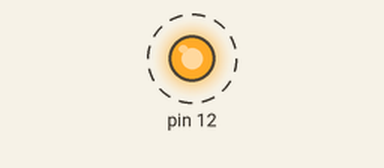
Simulated run of this program. Board: Raspberry Pi (header pin numbers). Shown: output pins drawn as LEDs (lit = HIGH). Dashed ring = blinking. At 5.0 s the program stops and its outputs stay as they are.

Above: at 0.2 s.
Timing chart, 0 to 3.0 s (numbered marks = the images above):
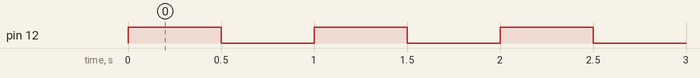

Measured:
- by itself, pin 12: alternates HIGH for 0.50 s and LOW for 0.50 s, 10 changes in all, then stays LOW

The program:

leftblink.py
```python
import RPi.GPIO as GPIO
import time
GPIO.setmode(GPIO.BOARD)
GPIO.setup(12,GPIO.OUT)
for x in range(0,5):
    GPIO.output(12,True)
    time.sleep(0.5)
    GPIO.output(12,False)
    time.sleep(0.5)
GPIO.cleanup()
```
